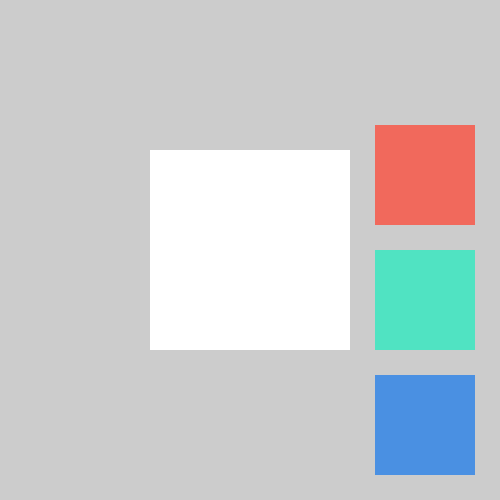
Frame 1 (no input)
Frame 60 (the mouse pressed at the canvas centre just before this capture): identical to frame 1, image omitted
Frame 120 (the mouse held since frame 60 and released just before this capture): identical to frame 1, image omitted

The Processing sketch that drew this single still picture (run headless with seeded random() and noise(); from frame 60 on, the mouse is pressed at the canvas centre):

// Processing sketch: A3L
// ── A3L.pde
color rectColor = color(0, 0, 0);
color rectOne = color(241, 105, 92);
color rectTwo = color(80, 227, 194);
color rectThree = color(74, 144, 226);

int xSmall;
int yOne;
int yTwo;
int yThree;
int smallSize = 100;

int xBig;
int yBig;
int bigSize = 200;


void setup() {
  size(500, 500);
  noStroke();

  xSmall = 3*width/4;
  yOne = height/4;
  yTwo = height/2;
  yThree = 3*height/4;
  
  xBig = width/2-bigSize/2;
  yBig = height/2-bigSize/2;

  rect(xBig, yBig, bigSize, bigSize);
  fill(rectOne);
  rect(xSmall, yOne, smallSize, smallSize);
  fill(rectTwo);
  rect(xSmall, yTwo, smallSize, smallSize);
  fill(rectThree);
  rect(xSmall, yThree, smallSize, smallSize);
}


void draw() {
}


void mousePressed() {

  if (mouseX >= xSmall 
      & mouseX <= xSmall+smallSize) {

    if (mouseY >= yOne  
        & mouseY <= yOne+smallSize) {
      fill(rectOne);
      rect(xBig, yBig, bigSize, bigSize);
      
    } else if (mouseY >= yTwo 
               & mouseY <= yTwo+smallSize) {
      fill(rectTwo);
      rect(xBig, yBig, bigSize, bigSize);
      
    } else if (mouseY >= yThree 
               & mouseY <= yThree+smallSize) {
      fill(rectThree);
      rect(xBig, yBig, bigSize, bigSize);
      
    }
    
  }

}
